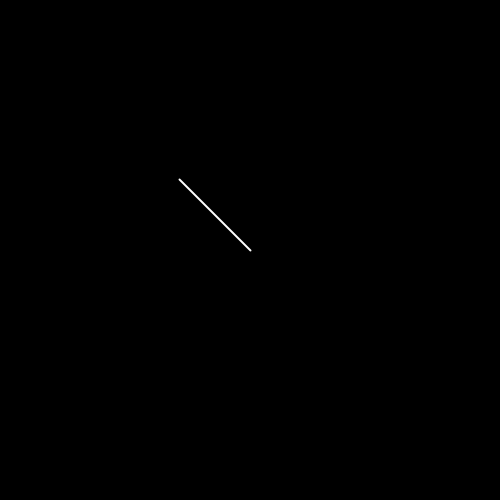
Frame 1 (no input)
Frame 60 (the mouse pressed at the canvas centre just before this capture): identical to frame 1, image omitted
Frame 120 (the mouse held since frame 60 and released just before this capture): blank canvas, image omitted

The Processing sketch that drew this single still picture (run headless with seeded random() and noise(); from frame 60 on, the mouse is pressed at the canvas centre):

// Processing sketch: game4_A
// ── game4_A.pde
float halfWidth;//画面の横幅の半分
float halfHeight;//画面の縦幅の半分
final float PI = acos(-1);

void settings()
{
    size(500, 500);

    halfWidth = width / 2;
    halfHeight = height / 2;
}

void setup()
{
    strokeWeight(2);
    stroke(255);
}

float len = 100; //length of vector

void draw()
{
    background(0);

    float cx = halfWidth;
    float cy = halfHeight;
    float dist = sqrt(sq(mouseX - cx) + sq(mouseY - cy));
    float vecx = (mouseX - cx)/dist;
    float vecy = (mouseY - cy)/dist;  

    line(cx, cy, cx + vecx*len, cy + vecy*len);
}
